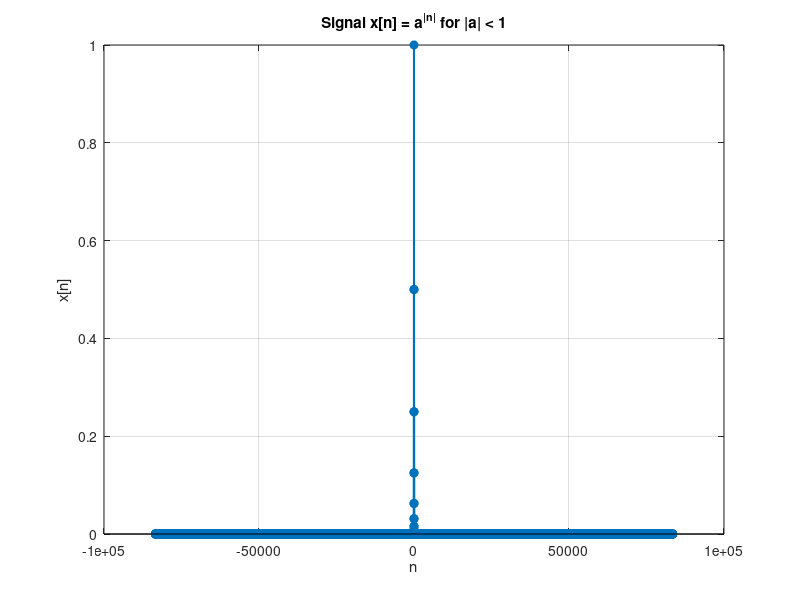

Recreate this plot in MATLAB. (Note: this script raises an error after producing the figure.)
clc;
close all;
clear;
format compact;

% i manually tried
i = 83333; 
n = -i:i;
N = length(n);

a1 = 0.5;
x1 = a1.^abs(n);

energy_x1 = sum(abs(x1).^2);
avg_power_x1 = energy_x1 / N;

target_error = 1e-5; 

fprintf('Extension size i: %d\n', i);
fprintf('average power: %.10f\n', avg_power_x1);

if avg_power_x1 < target_error
    fprintf('Average power meets the 0.001%% tolerance.\n');
else
    fprintf('Average power does NOT meet the 0.001%% tolerance.\n');
end

figure;
stem(n, x1, 'filled', 'LineWidth', 1.5);
title('Signal x[n] = a^{|n|} for |a| < 1');
xlabel('n');
ylabel('x[n]');
grid on;

a2 = 1.2; 
x2 = a2.^abs(n);

figure;
stem(n, x2, 'filled', 'LineWidth', 1.5);
title('Signal x[n] = a^{|n|} for |a| \geq 1');
xlabel('n');
ylabel('x[n]');
grid on;
